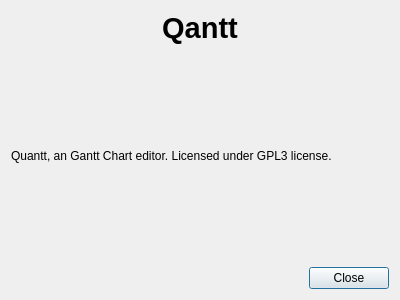
<?xml version="1.0" encoding="UTF-8"?>
<ui version="4.0">
 <class>About</class>
 <widget class="QDialog" name="About">
  <property name="geometry">
   <rect>
    <x>0</x>
    <y>0</y>
    <width>400</width>
    <height>300</height>
   </rect>
  </property>
  <property name="windowTitle">
   <string>About</string>
  </property>
  <property name="whatsThis">
   <string/>
  </property>
  <layout class="QVBoxLayout" name="verticalLayout">
   <item>
    <widget class="QLabel" name="label">
     <property name="text">
      <string>&lt;html&gt;&lt;head/&gt;&lt;body&gt;&lt;p align=&quot;center&quot;&gt;&lt;span style=&quot; font-size:22pt; font-weight:600;&quot;&gt;Qantt&lt;/span&gt;&lt;/p&gt;&lt;/body&gt;&lt;/html&gt;</string>
     </property>
    </widget>
   </item>
   <item>
    <spacer name="verticalSpacer_2">
     <property name="orientation">
      <enum>Qt::Vertical</enum>
     </property>
     <property name="sizeHint" stdset="0">
      <size>
       <width>20</width>
       <height>83</height>
      </size>
     </property>
    </spacer>
   </item>
   <item>
    <widget class="QLabel" name="label_2">
     <property name="text">
      <string>Quantt, an Gantt Chart editor. Licensed under GPL3 license.</string>
     </property>
     <property name="wordWrap">
      <bool>true</bool>
     </property>
    </widget>
   </item>
   <item>
    <spacer name="verticalSpacer">
     <property name="orientation">
      <enum>Qt::Vertical</enum>
     </property>
     <property name="sizeHint" stdset="0">
      <size>
       <width>20</width>
       <height>83</height>
      </size>
     </property>
    </spacer>
   </item>
   <item>
    <layout class="QHBoxLayout" name="horizontalLayout">
     <item>
      <spacer name="horizontalSpacer">
       <property name="orientation">
        <enum>Qt::Horizontal</enum>
       </property>
       <property name="sizeHint" stdset="0">
        <size>
         <width>40</width>
         <height>20</height>
        </size>
       </property>
      </spacer>
     </item>
     <item>
      <widget class="QPushButton" name="closePushButton">
       <property name="text">
        <string>Close</string>
       </property>
      </widget>
     </item>
    </layout>
   </item>
  </layout>
 </widget>
 <resources/>
 <connections/>
</ui>
